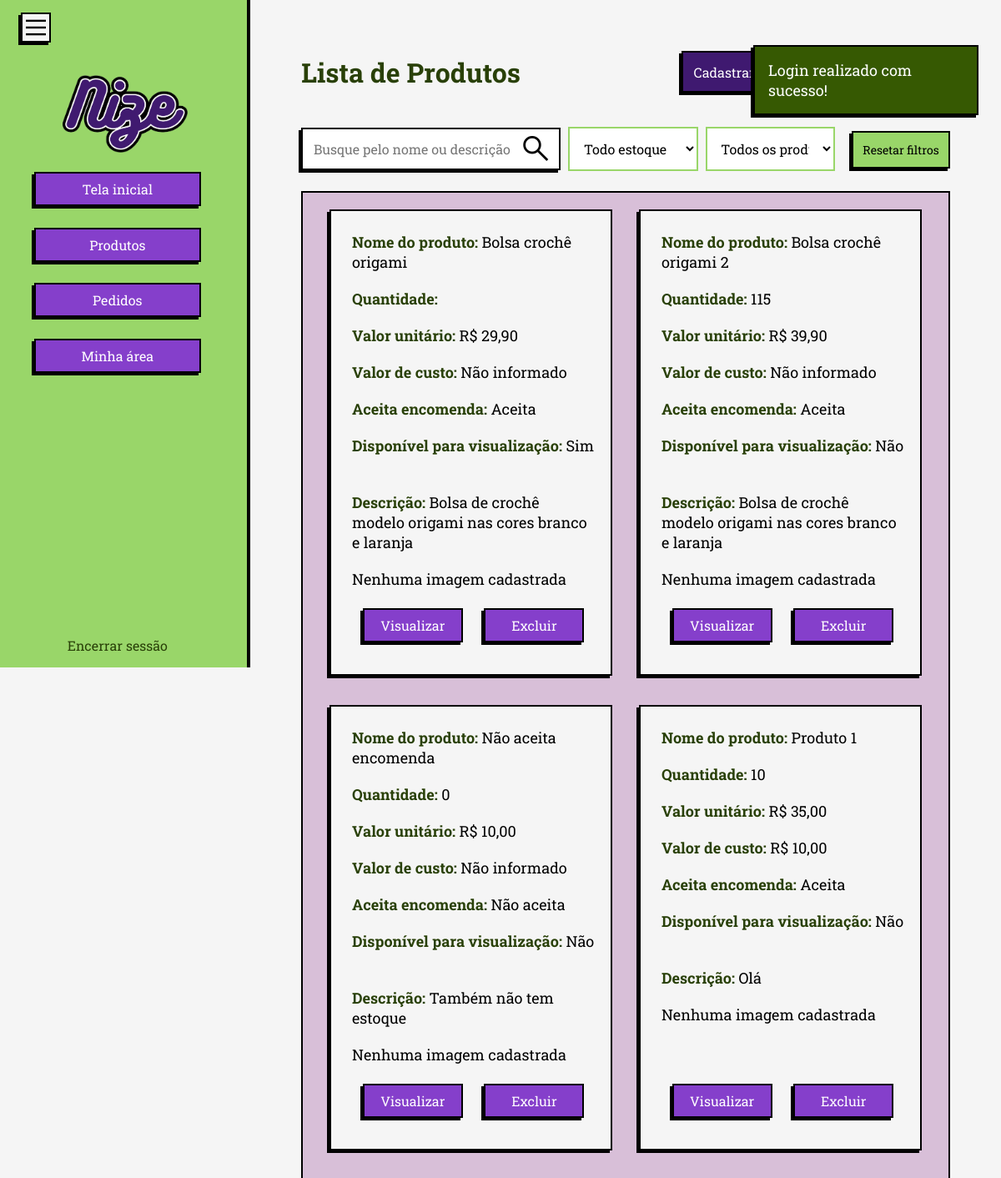
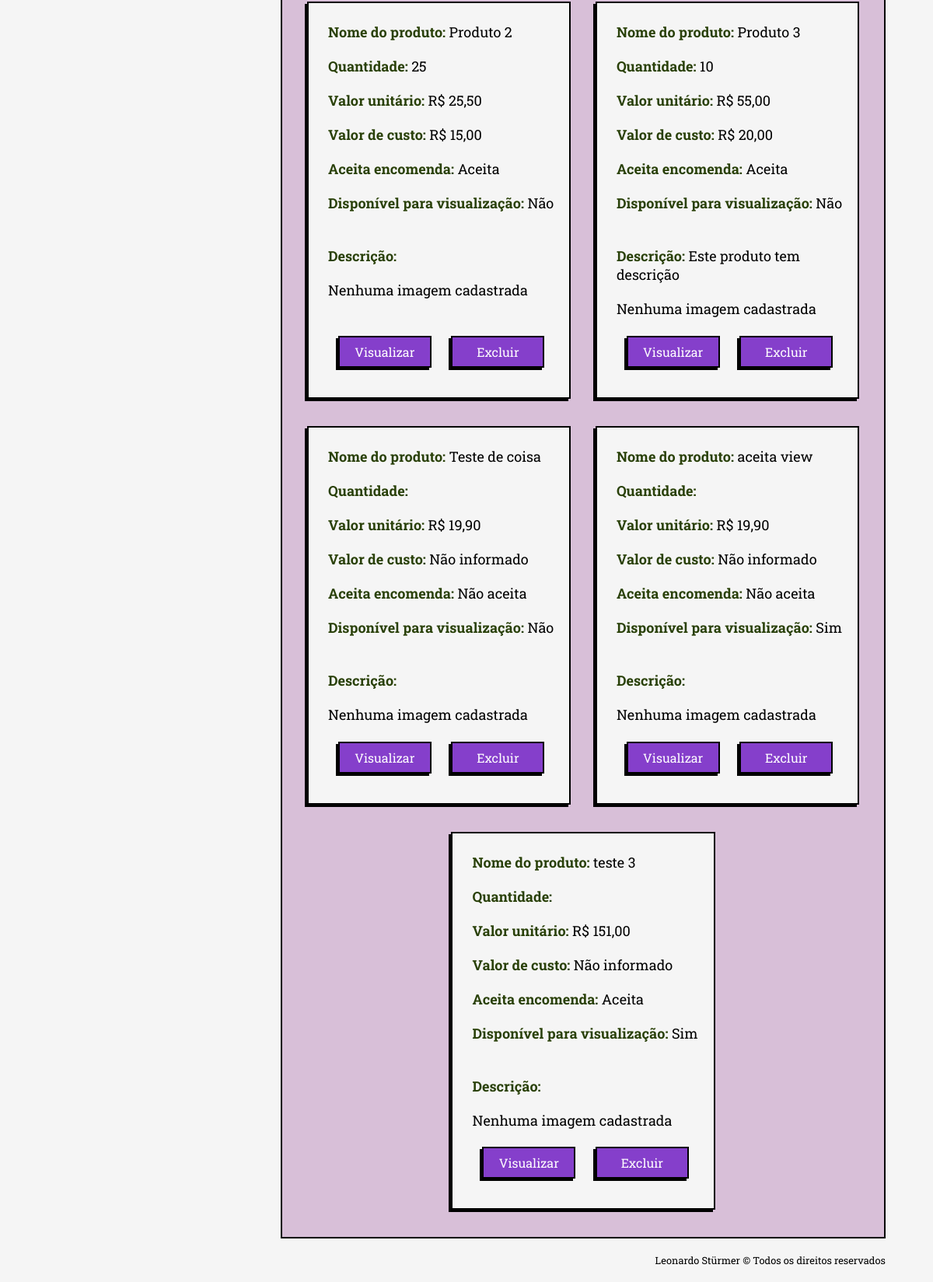
Screenshot of /php/view/gui_visualizacao_produtos.php (signed in) with the database file from the repository (2 pictures, top to bottom).
### tables this page shows
CREATE TABLE produtos (
            id_produto INTEGER PRIMARY KEY AUTOINCREMENT NOT NULL,
            id_usuario INTEGER NOT NULL,
            nome TEXT NOT NULL,
            valor_unitario REAL NOT NULL,
            quantidade INTEGER NULL,
            imagem TEXT NULL,
            aceita_encomenda INTEGER NULL,
            descricao TEXT NULL,
            valor_custo REAL NULL, aceita_visualizacao INTEGER NULL,
            FOREIGN KEY (id_usuario) REFERENCES usuario (id_usuario)
    );

### php/persistence/conexaoBanco.class.php (called while the page is built, shortened)
<?php
class ConexaoBanco extends PDO {
    private static $instancia = null;
    public static function getInstancia() {
        if (!isset(self::$instancia)) {
            try {
                $caminhoBanco = __DIR__ . '/nize_database.db';
                $dsn = "sqlite:" . $caminhoBanco;
                self::$instancia = new ConexaoBanco($dsn, null, null);
                self::$instancia->setAttribute(PDO::ATTR_ERRMODE, PDO::ERRMODE_EXCEPTION);
                self::$instancia->setAttribute(PDO::ATTR_DEFAULT_FETCH_MODE, PDO::FETCH_ASSOC);
            } catch (PDOException $e) {
                $msg_erro = urlencode("Erro ao conectar com o banco SQLite: " . $e->getMessage());
                header("location:../view/gui_erro.php?msg=" . $msg_erro);
                exit;
            }
        }
        return self::$instancia;
    }
}

### php/model/usuario.class.php (called while the page is built, shortened)
<?php
class Usuario{
    public function __get($attribute){
        return $this->$attribute;
    }
}
?>

### php/dao/produtodao.class.php (called while the page is built, shortened)
<?php
require_once '../persistence/conexaoBanco.class.php';
class ProdutoDAO{
    private $conexao;
    public function __construct() {
        $this-> conexao = ConexaoBanco::getInstancia();
    }
    public function listarTodosProdutos($id_usuario) : array {
        try{
            $sql = $this->conexao->prepare("SELECT * FROM produtos WHERE id_usuario = :id_usuario ORDER BY nome ASC");
            $sql->bindValue(":id_usuario", $id_usuario);
            $sql->execute();
            return $sql->fetchAll(PDO::FETCH_ASSOC);
        } catch (Exception $e){
            $_SESSION['msg'] = "Erro ao listar produtos";
            header("location:../view/gui_visualizacao_produtos.php");
            exit;
        }
    }
}

### php/view/gui_visualizacao_produtos.php (the view, shortened to what this page needs)
<?php
require_once '../model/usuario.class.php';
require_once '../dao/produtodao.class.php';
$usuario = unserialize($_SESSION['usuario_logado']);
$produtoDAO = new ProdutoDAO();
$lista = $produtoDAO->listarTodosProdutos($usuario->id_usuario);
?>
<!DOCTYPE html>
<html lang="pt-br">
<head>
    <link rel="stylesheet" href="../../css/normalize.css">
    <link rel="stylesheet" href="../../css/query.css">
    <link rel="stylesheet" href="../../css/style.css">
</head>
<body>
    <details class="coll-sidenav" open>
        <summary><span class="material-symbols-outlined">dehaze</span></summary>
        <div class="sidenav">
            <img src="../../img/logo/nize_new.png" alt="Nize" id="logo-sidenav">
            <a href="tela_inicial.php">Tela inicial</a>
            <a href="gui_visualizacao_produtos.php">Produtos</a>
            <a href="gui_visualizacao_pedidos.php">Pedidos</a>
            <a href="gui_minha_area.php">Minha área</a>
            <a href="../controller/logout.php" id="btn-sair">Encerrar sessão</a>
        </div>
    </details>
    <div class="conteudo-pagina">
    <main>
        <div class="internal-nav">
            <div class="internal-nav-links">
                <h1>Lista de Produtos</h1>
                <a href="gui_produtos.php">Cadastrar novo produto</a>
            </div>
            <div class="internal-nav-inputs">
                <form onsubmit="return false;" id="form-pesquisa-produtos">
                    <input type="text" id="pesquisa-produtos" placeholder="Busque pelo nome ou descrição " autocomplete="off"><span class="material-symbols-outlined" id="search-icon">search</span>
                </form>
                <select id="filtro-estoque">
                        <option value="">Todo estoque</option>
                </select>
                <select id="filtro-encomenda">
                        <option value="">Todos os produtos</option>
                </select>
                <button type="button" id="btn-limpar-filtros">Resetar filtros</button>
            </div>
        </div>
        <?php
            if (isset($_SESSION["msg"])) {
                echo "<div id='session-msg'>" . $_SESSION['msg'].  "</div>";
            }
        ?>
        <div class="lista-produtos">
            <?php if (!empty($lista)): ?>
                <?php foreach ($lista as $item):?>
                    <div class="product-view">
                        <p><strong>Nome do produto:</strong> <?php echo htmlspecialchars(mb_convert_encoding($item['nome'], "UTF-8", "AUTO")); ?></p>
                        <p><strong>Quantidade:</strong> <?php echo htmlspecialchars($item['quantidade']);?> </p>
                        <?php if ($item['valor_unitario']) { $valor_unitario = "R$ " . number_format($item['valor_unitario'], 2, ',', '.'); } else {$valor_unitario = "Não informado"; }?>
                        <p><strong>Valor unitário:</strong> <?php echo $valor_unitario?></p>
                        <?php if ($item['valor_custo']) {$valor_custo = "R$ " . number_format($item['valor_custo'], 2, ',', '.'); } else {$valor_custo = "Não informado"; }?>
                        <p><strong>Valor de custo:</strong> <?php echo $valor_custo; ?></p>
                        <?php
                        if(htmlspecialchars($item['aceita_encomenda']) === '1') {
                            $aceita_encomenda = "Aceita";
                        } else {
                            $aceita_encomenda = "Não aceita";
                        }
                        if(htmlspecialchars($item['aceita_visualizacao']) === '1') {
                            $aceita_visualizacao = "Sim";
                        } else {
                            $aceita_visualizacao = "Não";
                        }
                        ?>
                        <p><strong>Aceita encomenda:</strong> <?php echo $aceita_encomenda; ?></p>
                        <p><strong>Disponível para visualização:</strong> <?php echo $aceita_visualizacao; ?></p>
                        <p><strong>Descrição:</strong> <?php echo htmlspecialchars($item['descricao']) ?></p>
                        <?php if($item['imagem']){
                            echo "<img src='uploads/" . htmlspecialchars($item['imagem']) . "' alt='imagem do produto' class='img-produtos'>";
                        } else {
                            echo "<p>Nenhuma imagem cadastrada</p>";
                        } ?>
                    <div class="product-btns">
                        <a href="gui_alteracao_produto.php?id=<?php echo $item['id_produto']; ?>">Visualizar</a>
                        <a href="../controller/produtoControle.php?op=excluir&id=<?php echo $item['id_produto'] ?>" onclick="return confirm('Deseja mesmo excluir?');">Excluir</a>
                    </div>
                </div>
                <?php endforeach; ?>
                <?php else: echo "Nenhum produto cadastrado." ?>
                <?php endif; ?>
        </div>
        <footer>Leonardo Stürmer &copy; Todos os direitos reservados</footer>
    </main>
    </div>
</body>
</html>

### css/style.css (style rules this page uses)
.coll-sidenav { position: absolute; top: 0; bottom: 0; left: 0; z-index: 9999; margin: 0; font-size: 1em; background-color: transparent; }
.coll-sidenav[open] { position: fixed; top: 0; bottom: 0; left: 0; z-index: 9999; margin: 0; }
.coll-sidenav[open] + .conteudo-pagina { margin-left: 300px; width: calc(100% - 300px); }
.coll-sidenav > summary { position: absolute; top: 15px; left: 15px; z-index: 1000; list-style-type: none; outline: none; }
.coll-sidenav > summary > span { position: fixed; font-size: 2rem; margin-left: 10px; border: var(--border); box-shadow: var(--box-shadow); background-color: whitesmoke; transition: rotate 0.5s ease-in-out; rotate: 0deg; }
.sidenav { display: flex; flex-direction: column; height: 100vh; width: 300px; position: relative; background-color: var(--lightGreen); padding-top: 80px; padding-left: 28px; padding-right: 25px; border-right: 4px solid black; }
#btn-sair { justify-content: center; background-color: transparent; color: var(--darkGreen); border: 2.8px solid transparent; box-shadow: none; margin-top: auto; bottom: 10px; padding: 0.1rem; }
.internal-nav { display: inline-block; margin-bottom: 2em 0; gap: 20px; }
.internal-nav h1 { padding: 0; color: var(--darkGreen); text-align: left; margin-right: 10rem; }
.internal-nav-links { margin: 1em 0; display: flex; justify-content: baseline; align-items: center; gap: 20px; }
.internal-nav-links > a { text-decoration: none; border: var(--border); box-shadow: var(--box-shadow); background-color: var(--darkerPurple); padding: 0.8em; color: white; width: fit-content; text-align: center; }
.internal-nav-inputs { display: flex; justify-content: space-between; align-items: baseline; margin-bottom: 1em; }
#filtro-estoque, #filtro-encomenda { width: 20%; }
#btn-limpar-filtros { width: fit-content; font-size: 14px; padding: 0.8em; color: black; background-color: var(--lightGreen); margin-right: 0; }
#form-pesquisa-produtos { position: relative; display: inline-block; margin-top: 0.8em; width: 40%; background-color: white; }
#pesquisa-produtos { border: var(--border); box-shadow: var(--box-shadow); padding: 0.8em; font-size: 16px; width: 100%; }
#search-icon { position: absolute; right: 10px; top: 50%; transform: translateY(-50%); font-size: 2.5rem; }
.lista-produtos { display: flex; flex-wrap: wrap; border: var(--border-thin); padding: 10px; background-color: thistle; justify-content: space-evenly; }
.product-view { display: flex; flex-wrap: wrap; flex-direction: column; background-color: whitesmoke; border: var(--border); box-shadow: var(--box-shadow); padding: 15px; margin: 10px; margin-bottom: 25px; box-sizing: border-box; width: 45%; min-height: fit-content; }
.product-view > p { margin: 10px; }
.product-btns { display: flex; justify-content: center; margin: 10px; margin-top: auto; }
.product-btns > a { width: 120px; }

### rows the page displays
produtos: nome "Bolsa crochê origami", valor_unitario "R$ 29,90", valor_custo "Não informado", aceita_encomenda "Aceita", aceita_visualizacao "Sim", descricao "Bolsa de crochê modelo origami nas cores branco e laranja", shows "Nenhuma imagem cadastrada"
produtos: nome "Bolsa crochê origami 2", quantidade "115", valor_unitario "R$ 39,90", valor_custo "Não informado", aceita_encomenda "Aceita", aceita_visualizacao "Não", descricao "Bolsa de crochê modelo origami nas cores branco e laranja", shows "Nenhuma imagem cadastrada"
produtos: nome "Não aceita encomenda", quantidade "0", valor_unitario "R$ 10,00", valor_custo "Não informado", aceita_encomenda "Não aceita", aceita_visualizacao "Não", descricao "Também não tem estoque", shows "Nenhuma imagem cadastrada"
produtos: nome "Produto 1", quantidade "10", valor_unitario "R$ 35,00", valor_custo "R$ 10,00", aceita_encomenda "Aceita", aceita_visualizacao "Não", descricao "Olá", shows "Nenhuma imagem cadastrada"
produtos: nome "Produto 2", quantidade "25", valor_unitario "R$ 25,50", valor_custo "R$ 15,00", aceita_encomenda "Aceita", aceita_visualizacao "Não", shows "Nenhuma imagem cadastrada"
produtos: nome "Produto 3", quantidade "10", valor_unitario "R$ 55,00", valor_custo "R$ 20,00", aceita_encomenda "Aceita", aceita_visualizacao "Não", descricao "Este produto tem descrição", shows "Nenhuma imagem cadastrada"
produtos: nome "Teste de coisa", valor_unitario "R$ 19,90", valor_custo "Não informado", aceita_encomenda "Não aceita", aceita_visualizacao "Não", shows "Nenhuma imagem cadastrada"
produtos: nome "aceita view", valor_unitario "R$ 19,90", valor_custo "Não informado", aceita_encomenda "Não aceita", aceita_visualizacao "Sim", shows "Nenhuma imagem cadastrada"
produtos: nome "teste 3", valor_unitario "R$ 151,00", valor_custo "Não informado", aceita_encomenda "Aceita", aceita_visualizacao "Sim", shows "Nenhuma imagem cadastrada"

### other values shown
$_SESSION['msg'] "Login realizado com sucesso!"
